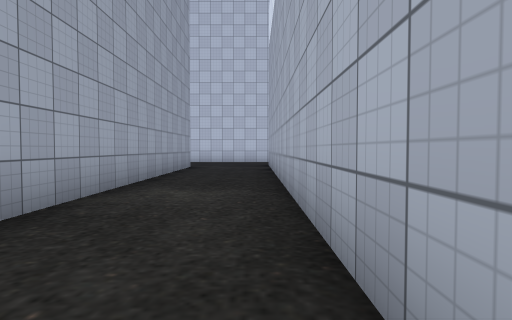
[1] (above)

18 first-person views from a walk through a 3-D level made in the Unity game engine. The camera is 1.2 m above the floor, tilts 2° down and sees 75° across. The floor is counted in squares, 2 m on a side. Each view is taken from the middle of a square. On the plan, view 1 faces up. The plan holds only what a view shows up to about 10 squares ahead; the rest is blank. The place goes on beyond the plan. The player is left out. Door leaves are left out, so doorways stand open. Some surface patterns are stand-ins.

[2]
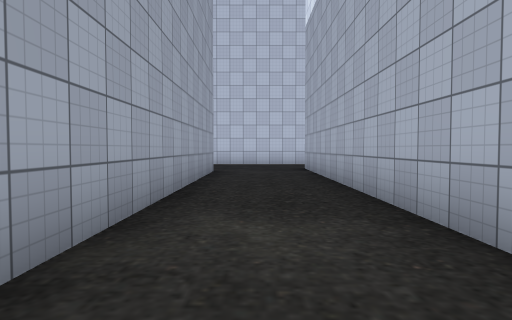

[3]
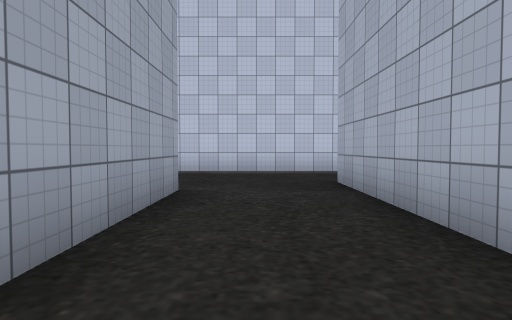

[4]
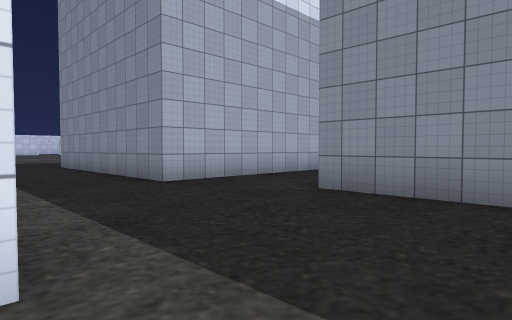

[5]
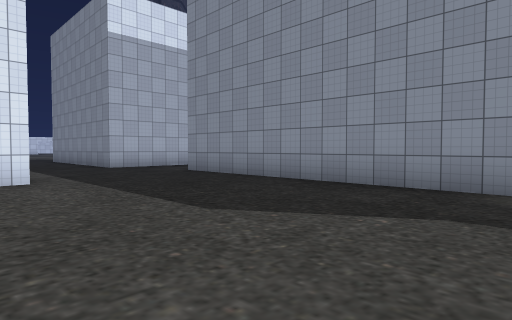

[6]
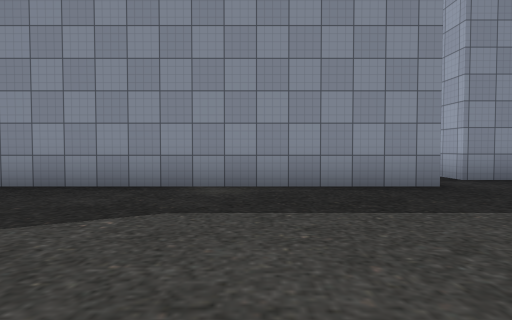

[7]
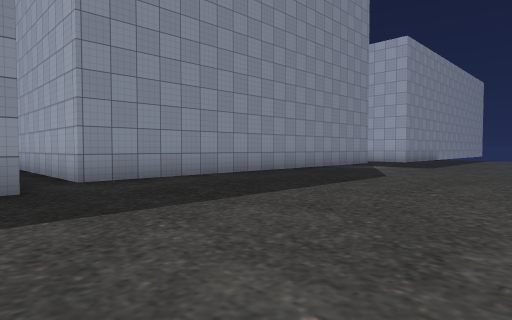

[8]
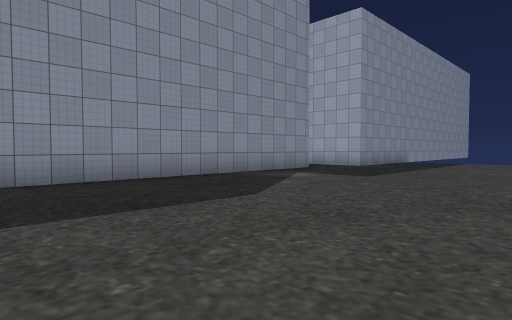

[9]
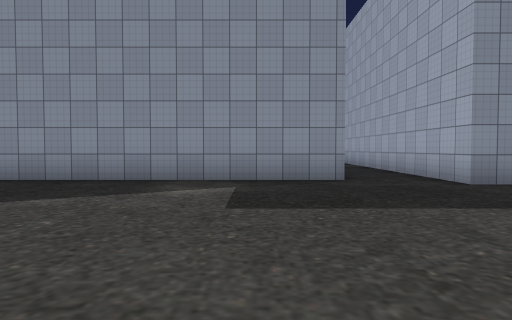

[10]
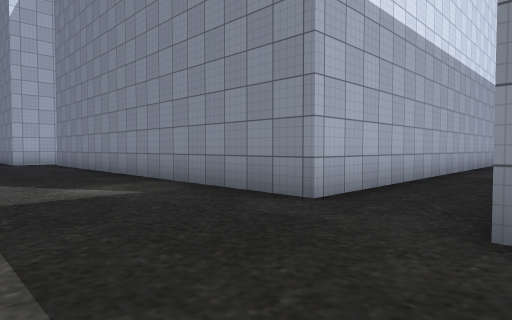

[11]
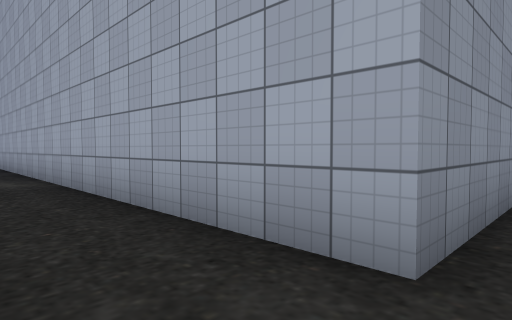

[12]
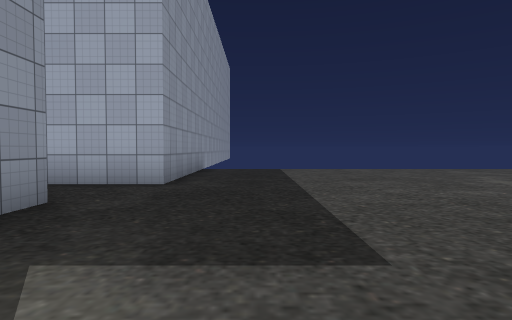

[13]
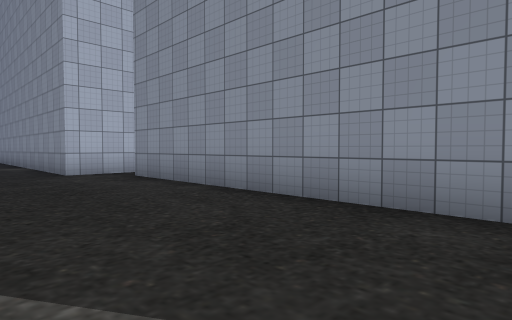

[14]
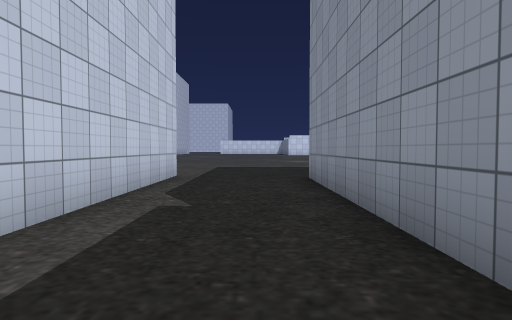

[15]
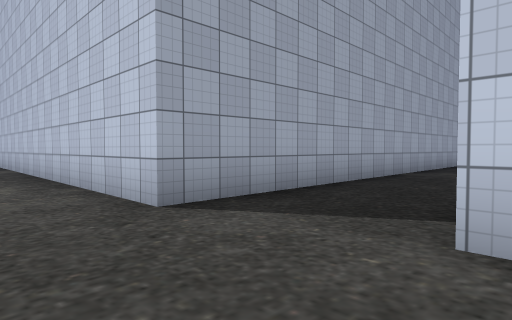

[16]
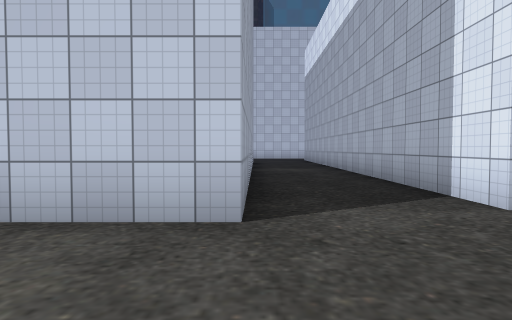

[17]
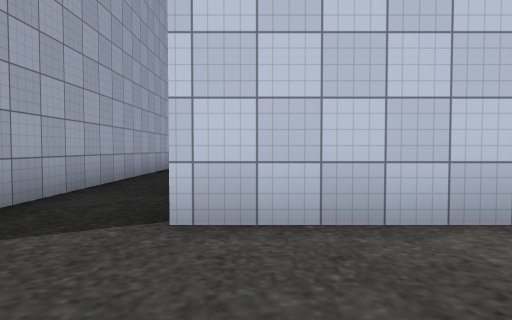

[18]
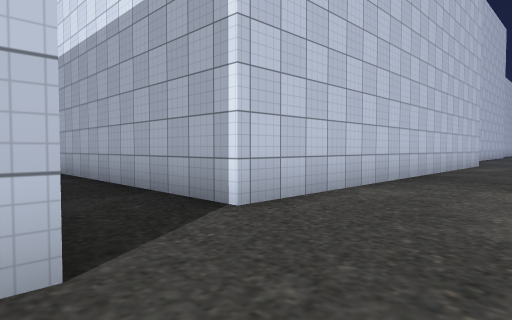

### Floor plan
Points are (right, up) in squares from view 1. A wall is a line through its corners. A room is listed if a view was taken in it or the views show most of it. See-through windows are left out.
Room 1 (views 1, 2, 3, 4, 5, 6, 7, 8, 9, 10, 11, 12, 13, 14)
walls: (-12.9, 9.1) (-12.9, 10.8) (-2.1, 10.8) (-2.1, -2.3); (-3.4, 14.6) (-3.4, 15.2); (-27.5, 10.5) (-26.6, 10.5) (-26.6, -2.8); (-24.7, -3.4) (-24.7, 9.7) (-13.9, 9.7); (0.5, -1.9) (0.5, 11.9) (6.5, 11.9); (6.5, 14.7) (-3.1, 14.7)
ways out: opening at (-25.5, -4) to room 2; opening at (-0.5, -3) to room 2
Room 2 (views 15, 16, 17, 18)
walls: (-15.4, -3.4) (-24.7, -3.4); (-2.1, -2.3) (-11.5, -2.3)
ways out: opening at (-25.5, -4) to room 1; opening at (-0.5, -3) to room 1

Where each view was taken, in squares from view 1:
view 1: 0 up, 0 right, facing up
view 2: 2 up, 1 left, facing up
view 3: 6 up, 1 left, facing up
view 4: 15 up, 5 left, facing down-right
view 5: 16 up, 10 left, facing down-right
view 6: 16 up, 10 left, facing down
view 7: 16 up, 12 left, facing down-left
view 8: 16 up, 16 left, facing down-left
view 9: 16 up, 23 left, facing down
view 10: 13 up, 27 left, facing down-right
view 11: 11 up, 25 left, facing down-left
view 12: 12 up, 21 left, facing left
view 13: 13 up, 21 left, facing down-right
view 14: 13 up, 0 right, facing right
view 15: 4 down, 1 right, facing up-left
view 16: 5 down, 2 left, facing up
view 17: 6 down, 24 left, facing up
view 18: 6 down, 27 left, facing up-right
